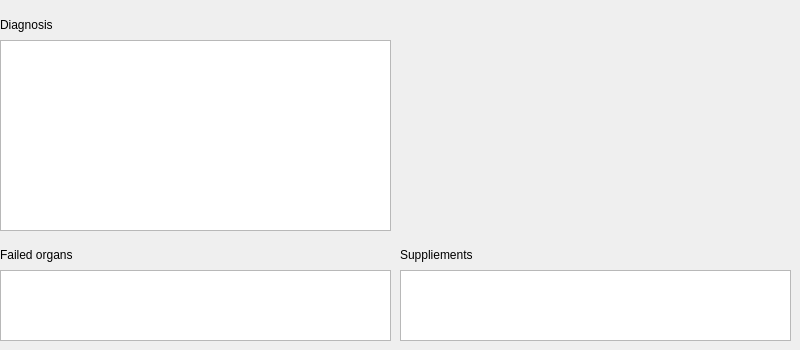
    <widget class="QWidget" name="tab_5">
     <attribute name="title">
      <string>Recommendations</string>
     </attribute>
     <widget class="QLabel" name="label_26">
      <property name="geometry">
       <rect>
        <x>0</x>
        <y>0</y>
        <width>120</width>
        <height>49</height>
       </rect>
      </property>
      <property name="text">
       <string>Diagnosis</string>
      </property>
     </widget>
     <widget class="QLabel" name="label_27">
      <property name="geometry">
       <rect>
        <x>0</x>
        <y>230</y>
        <width>120</width>
        <height>49</height>
       </rect>
      </property>
      <property name="text">
       <string>Failed organs</string>
      </property>
     </widget>
     <widget class="QTextEdit" name="Dia">
      <property name="geometry">
       <rect>
        <x>0</x>
        <y>40</y>
        <width>391</width>
        <height>191</height>
       </rect>
      </property>
     </widget>
     <widget class="QTextEdit" name="Organ">
      <property name="geometry">
       <rect>
        <x>0</x>
        <y>270</y>
        <width>391</width>
        <height>71</height>
       </rect>
      </property>
     </widget>
     <widget class="QLabel" name="label_28">
      <property name="geometry">
       <rect>
        <x>400</x>
        <y>230</y>
        <width>120</width>
        <height>49</height>
       </rect>
      </property>
      <property name="text">
       <string>Suppliements</string>
      </property>
     </widget>
     <widget class="QTextEdit" name="Supp">
      <property name="geometry">
       <rect>
        <x>400</x>
        <y>270</y>
        <width>391</width>
        <height>71</height>
       </rect>
      </property>
     </widget>
    </widget>
